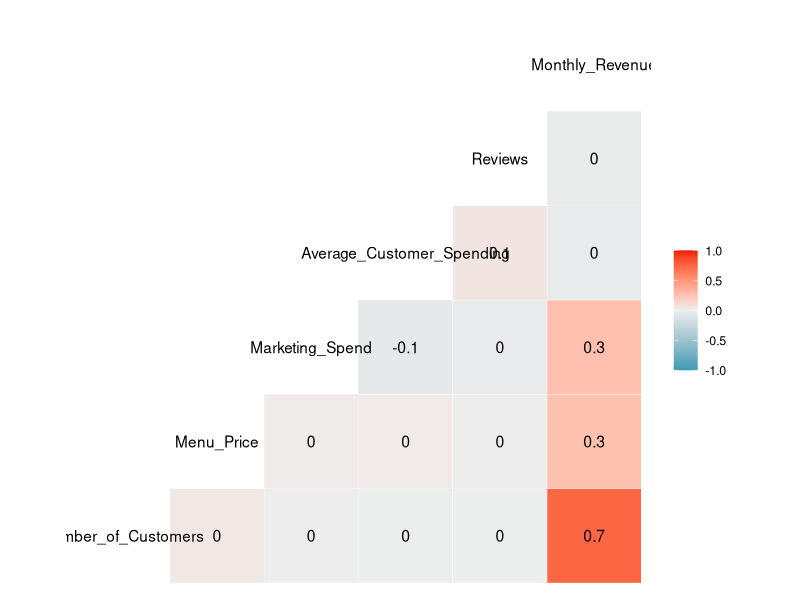
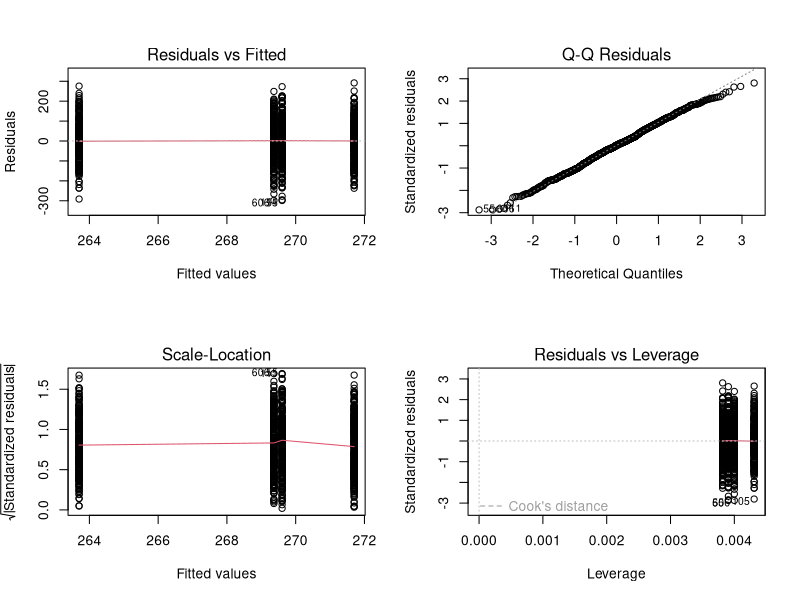
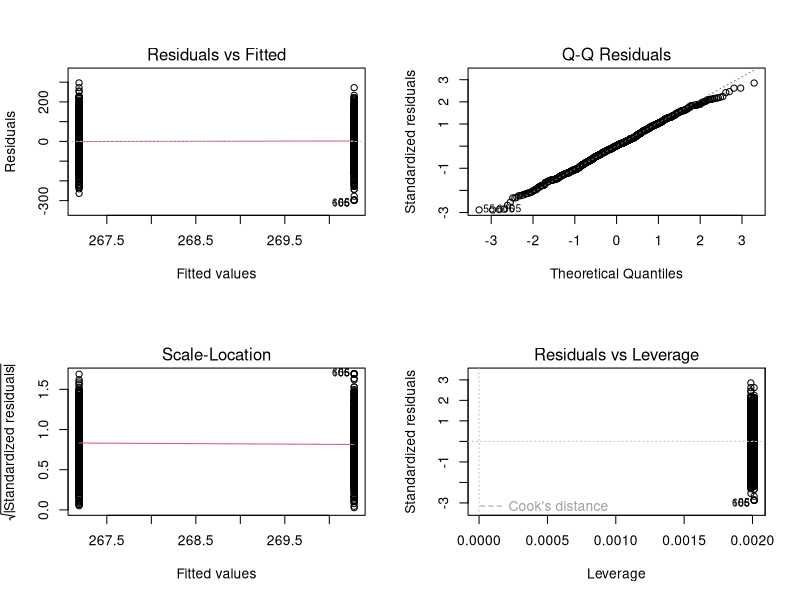
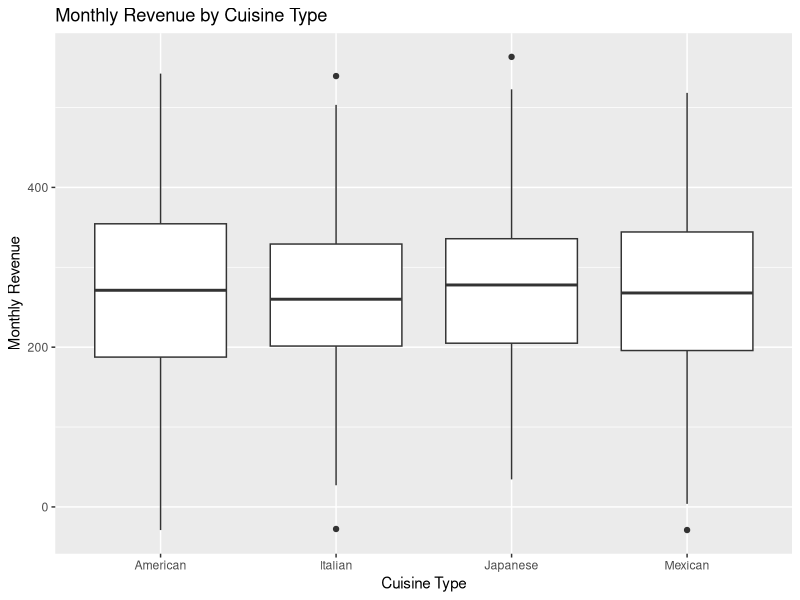
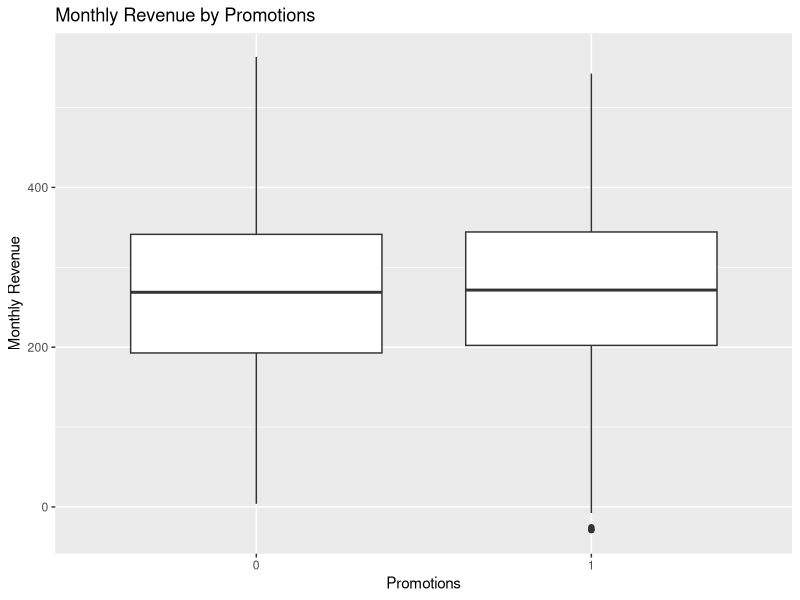

The R script that drew these images, in order:
# Load necessary libraries
library(tidyverse)

# Load dataset
restaurant_data <- read.csv("data/Restaurant_revenue.csv", colClasses = c(
  Number_of_Customers = "integer",
  Menu_Price = "numeric",
  Marketing_Spend = "numeric",
  Cuisine_Type = "factor",
  Average_Customer_Spending = "numeric",
  Promotions = "factor",
  Reviews = "numeric",
  Monthly_Revenue = "numeric"
))

# Display the structure of the dataset
str(restaurant_data)

# Load necessary libraries
library(tidyverse)
library(psych)  # for descriptive statistics
library(GGally)  # for correlation plots

# Measures of Frequency
# Frequency of factor variables
frequency_promotions <- table(restaurant_data$Promotions)
frequency_cuisine <- table(restaurant_data$Cuisine_Type)
print("Frequency of Promotions:")
print(frequency_promotions)
print("Frequency of Cuisine Type:")
print(frequency_cuisine)

# Measures of Central Tendency
# Mean, Median, Mode
mean_revenue <- mean(restaurant_data$Monthly_Revenue)
median_revenue <- median(restaurant_data$Monthly_Revenue)
mode_revenue <- as.numeric(names(sort(table(restaurant_data$Monthly_Revenue), decreasing = TRUE)[1]))

print(paste("Mean Monthly Revenue:", mean_revenue))
print(paste("Median Monthly Revenue:", median_revenue))
print(paste("Mode Monthly Revenue:", mode_revenue))

# Measures of Distribution
# Range, Variance, Standard Deviation, Skewness, Kurtosis
range_revenue <- range(restaurant_data$Monthly_Revenue)
variance_revenue <- var(restaurant_data$Monthly_Revenue)
sd_revenue <- sd(restaurant_data$Monthly_Revenue)
skewness_revenue <- skew(restaurant_data$Monthly_Revenue)
kurtosis_revenue <- kurtosi(restaurant_data$Monthly_Revenue)

print(paste("Range of Monthly Revenue:", paste(range_revenue, collapse = " - ")))
print(paste("Variance of Monthly Revenue:", variance_revenue))
print(paste("Standard Deviation of Monthly Revenue:", sd_revenue))
print(paste("Skewness of Monthly Revenue:", skewness_revenue))
print(paste("Kurtosis of Monthly Revenue:", kurtosis_revenue))

# Measures of Relationship
# Correlation matrix
correlation_matrix <- cor(restaurant_data %>% select_if(is.numeric))

print("Correlation Matrix:")
print(correlation_matrix)

# Visualize the correlation matrix
ggcorr(restaurant_data %>% select_if(is.numeric), label = TRUE)

# Load necessary libraries
library(tidyverse)
library(car)  # for ANOVA assumptions tests
library(ggplot2)

# ANOVA to compare Monthly Revenue across different Cuisine Types
anova_cuisine <- aov(Monthly_Revenue ~ Cuisine_Type, data = restaurant_data)
summary(anova_cuisine)

# ANOVA to compare Monthly Revenue across different Promotions
anova_promotions <- aov(Monthly_Revenue ~ Promotions, data = restaurant_data)
summary(anova_promotions)

# Check assumptions of ANOVA

# 1. Homogeneity of variances
leveneTest(Monthly_Revenue ~ Cuisine_Type, data = restaurant_data)
leveneTest(Monthly_Revenue ~ Promotions, data = restaurant_data)

# 2. Normality of residuals
# Residual plots for Cuisine_Type ANOVA
par(mfrow = c(2, 2))
plot(anova_cuisine)

# Residual plots for Promotions ANOVA
par(mfrow = c(2, 2))
plot(anova_promotions)

# Visualize the results

# Boxplot for Cuisine_Type
ggplot(restaurant_data, aes(x = Cuisine_Type, y = Monthly_Revenue)) +
  geom_boxplot() +
  labs(title = "Monthly Revenue by Cuisine Type", x = "Cuisine Type", y = "Monthly Revenue")

# Boxplot for Promotions
ggplot(restaurant_data, aes(x = Promotions, y = Monthly_Revenue)) +
  geom_boxplot() +
  labs(title = "Monthly Revenue by Promotions", x = "Promotions", y = "Monthly Revenue")




